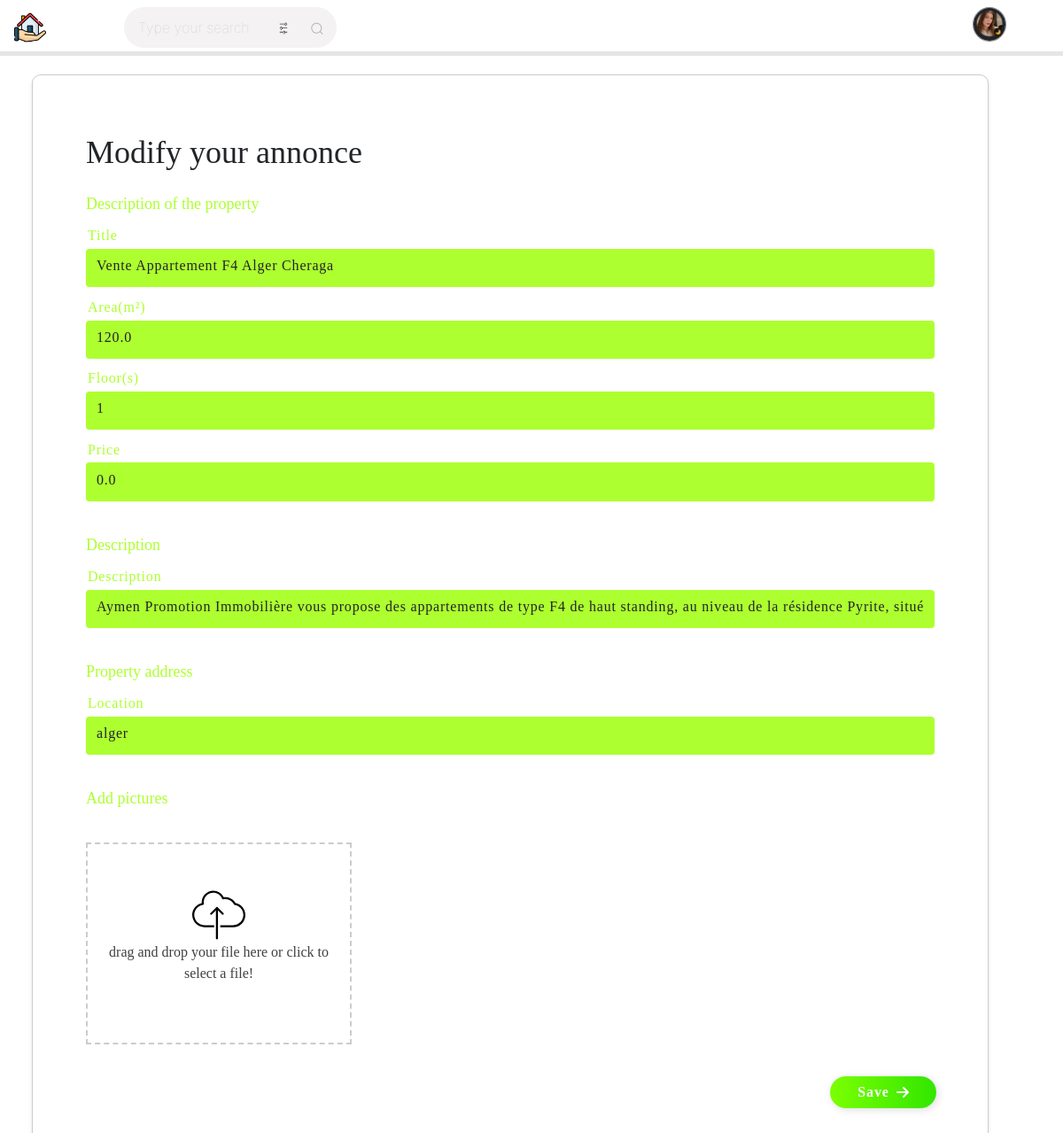
Page /real_estate/home/annonce/modify/14 (signed in) on the earlier database version.
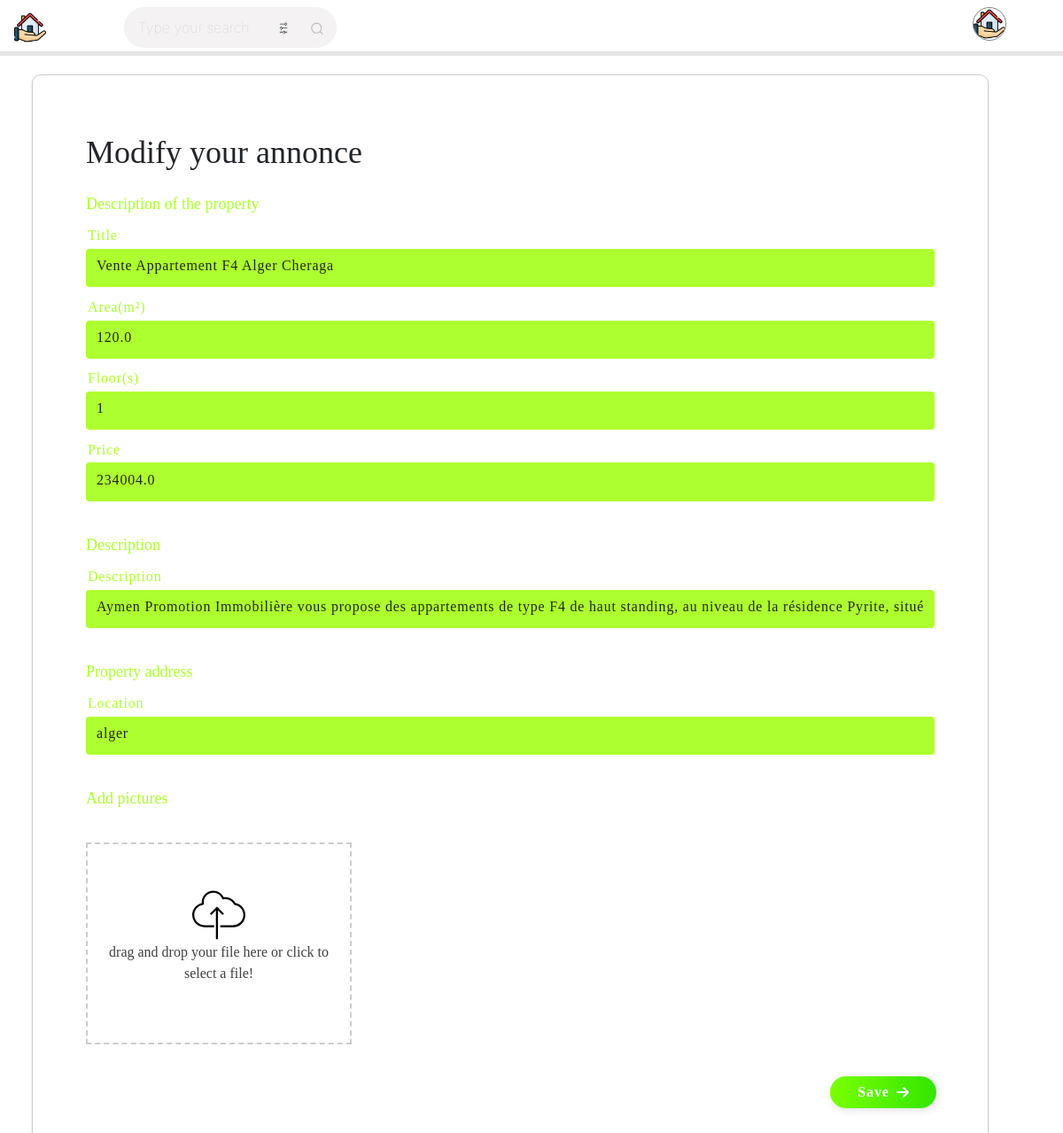
Same page on the later database version.
### main/models.py (models this page shows, shortened)
class custom_user(AbstractUser):
    phone_num = models.CharField(max_length=15)
    profile_pic = models.ImageField(upload_to='profile_pics/')

class post(models.Model):
    user_id = models.ForeignKey("custom_user",on_delete=models.CASCADE)
    title = models.CharField(max_length=256)
    space = models.FloatField()
    floor_num = models.IntegerField()
    description = models.CharField(max_length=1024)
    price = models.FloatField()
    location = models.CharField(max_length=256)

### main/views.py (the view, shortened to what this page needs)
def update_post(request,post_id):
   Post = post.objects.prefetch_related('media_files_set').get(pk=post_id)
   if request.user == Post.user_id:
    return render(request,'post update.html',{'post':Post})
   else:
      raise PermissionDenied()

### main/templates/post update.html (shortened to what this page needs)
{%load static%}
<!DOCTYPE html>
<html lang="en">
<head>
    <link rel="stylesheet" href="https://cdn.jsdelivr.net/npm/bootstrap@4.4.1/dist/css/bootstrap.min.css">
    <link rel="stylesheet" href="{% static 'css/add post.css' %}">
    <link rel="stylesheet" href="{% static 'css/home.css' %}">
</head>
<body>
  <div class="navbar">
    <a href="{%url 'home'%}"><img src="{% static 'public/external/brand.png' %}" ></a>
    <div class="action-bar">
      <div class="search">
        <input type="text" class="search__input" placeholder="Type your search" name="search">
        <div class="search-tools">
        <button type="button"><img src="{% static 'public/external/filter.png' %}"></button>
        <button class="search__button" type="submit">
        </button>
      </div>
      </div>
    <div class="account-container">
       <div class="">
      <div class="dropdown">
        <button class="account" type ="button" data-bs-toggle="dropdown" aria-expanded="false"> <img src={% if user.profile_pic %}{%if user.profile_pic.url %}{{user.profile_pic.url}}{%else%}{% static 'public/external/no-user.png' %}{%endif%}{%endif%} alt=""></button>
      </div>
    </div>
    </div>
  </div>
  </div>
 <form action="{% url 'update post' post.id %}" method="post" enctype="multipart/form-data">
  <div class="txt">Modify your annonce</div>
  <div class="part1">
  <div class="txtt">Description of the property</div>
<div class="inputbox">
      <input required="required" type="text"  name="title" value="{{post.title}}">
      <span>Title</span>
      <i></i>
    </div>
 <div class="inputbox">
    <input required="required" type="number" min="0" name="area" value="{{post.space}}">
    <span>Area(m²)</span>
    <i></i>
</div>
<div class="inputbox">
    <input required="required" type="number" min="0" name="floor" value="{{post.floor_num}}">
    <span>Floor(s)</span>
    <i></i>
</div>
<div class="inputbox">
  <input required="required" type="number" min="0" name="price" value="{{post.price}}">
  <span>Price</span>
  <i></i>
</div>
</div>
<div class="part2">
<div class="txtt">Description</div>
<div class="inputbox">
  <input required="required" type="textarea"  name="description" value="{{post.description}}">
  <span>Description</span>
  <i></i>
</div>
</div>
<div class="part3">
  <div class="txtt">Property address</div>
  <div class="inputbox">
      <input required="required" type="text"  name="location" value="{{post.location}}">
    <span>Location</span>
    <i></i>
  </div>
  </div>
<div class="part5">
  <div class="txtt">Add pictures</div>
<div>
  <label for="file" class="labelFile"
  ><span
    ></span>
  <p>drag and drop your file here or click to select a file!</p></label>
</div>
</div>
<div>
  <button class="submitBtn" type="submit">
    Save
    <svg fill="white" viewBox="0 0 448 512" height="1em" class="arrow"><path d="M438.6 278.6c12.5-12.5 12.5-32.8 0-45.3l-160-160c-12.5-12.5-32.8-12.5-45.3 0s-12.5 32.8 0 45.3L338.8 224 32 224c-17.7 0-32 14.3-32 32s14.3 32 32 32l306.7 0L233.4 393.4c-12.5 12.5-12.5 32.8 0 45.3s32.8 12.5 45.3 0l160-160z"></path></svg>
  </button>
 </div>
 </form>
</body>

Differences in the rows shown:
changed custom_user: profile_pic: a different picture
changed post "Vente Appartement F4 Alger Cheraga": price "0.0" → "234004.0"
